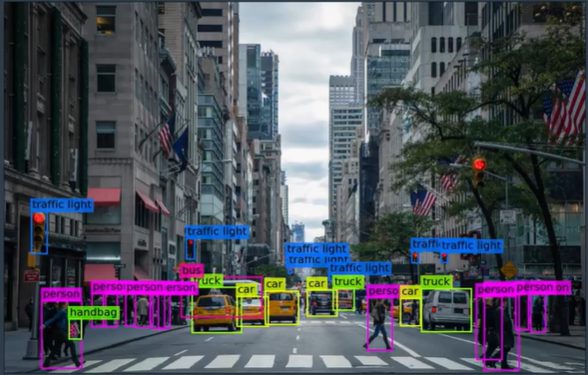
#> input picture YoloV3/images/AANM.PNG, 588 x 375 px, given in place of predictions.jpg, which was not available
$ jupyter execute --allow-errors Training_Custom_dataset_with_YoloV3.ipynb   (shell and % lines are left out)   (text cells are left out)
#> lines starting #> are read from the running program, lines starting #| are printed output that depends on the picture; pictures that were not available may be replaced by others from this repository, and a replacement may not be noted
[cell 1]
# clone darknet repo

[cell 2]
# change makefile to have GPU and OPENCV enabled
%cd darknet

[cell 3]
# verify CUDA

[cell 4]
# make darknet (build)

[cell 5]
# get yolov3 pretrained coco dataset weights

[cell 6]
# define helper functions
def imShow(path):
#> called with path = 'predictions.jpg'
  import cv2
  import matplotlib.pyplot as plt
  %matplotlib inline

  image = cv2.imread(path)
#> image is the input picture: shape (375, 588, 3); mean B, G, R 89.6, 81.5, 78
  height, width = image.shape[:2]
#> height = 375; width = 588
  resized_image = cv2.resize(image,(3*width, 3*height), interpolation = cv2.INTER_CUBIC)

  fig = plt.gcf()
  fig.set_size_inches(18, 10)
  plt.axis("off")
  plt.imshow(cv2.cvtColor(resized_image, cv2.COLOR_BGR2RGB))
  plt.show()
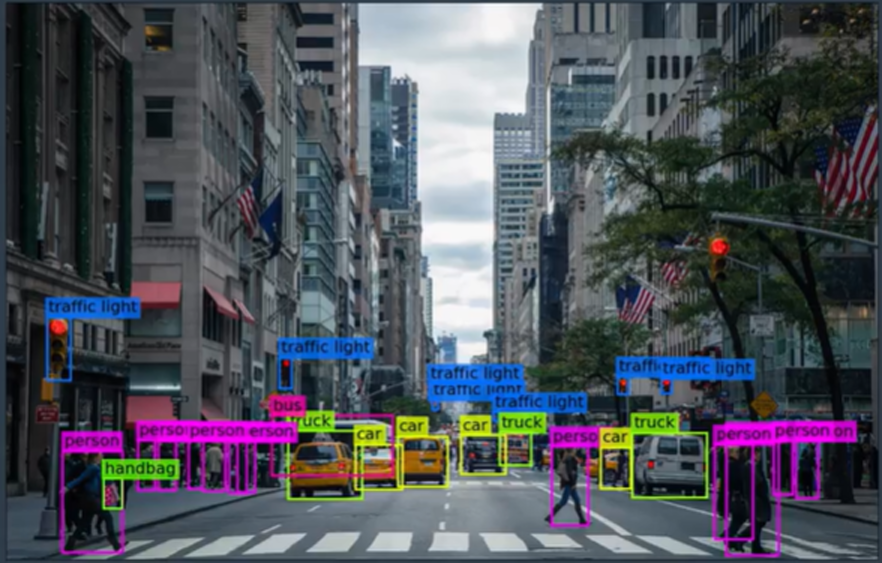
#> shown: shape (1125, 1764, 3) (shown at 1/2 size); mean R, G, B 78, 81.5, 89.6

# use this to upload files
def upload():
  from google.colab import files
  uploaded = files.upload()
#> the answer given: AANM.PNG
  for name, data in uploaded.items():
    with open(name, 'wb') as f:
      f.write(data)
      print ('saved file', name)

# use this to download a file
def download(path):
  from google.colab import files
  files.download(path)

[cell 7]
# run darknet detection

[cell 8]
# show image using our helper function
imShow('predictions.jpg')

[cell 9]
# look we can run another detection!
imShow('predictions.jpg')

#> (a cell that did not finish here is left out)

[cell 11]
# upload an image to root directory (I uploaded an image called street.jpg, you can upload anything)
%cd ..
upload()

[cell 12]
# make sure you are in the darknet folder to run the detections command!
%cd darknet
imShow('predictions.jpg')

[cell 13]
%cd ..
from google.colab import drive
drive.mount('/content/gdrive')

[cell 14]
# this creates a symbolic link so that now the path /content/gdrive/My\ Drive/ is equal to /mydrive

[cell 15]
# run darknet command with google drive image (my image path is /images/plane.jpg)
%cd darknet
imShow('predictions.jpg')

[cell 16]
# LOCAL MACHINE DOWNLOAD
download('predictions.jpg')

[cell 17]
# GOOGLE DRIVE DOWNLOAD

[cell 18]
# this is where my zip is stored (I created a yolov3 folder where I will get my required files from)

[cell 19]
# copy the .zip file into the root directory of cloud VM

[cell 20]
# unzip the zip file and its contents should now be in /darknet/data/obj

[cell 21]
# download cfg to google drive and change its name

[cell 22]
# to download to local machine (change its name to yolov3_custom.cfg once you download)
download('cfg/yolov3.cfg')

[cell 23]
# upload the custom .cfg back to cloud VM from Google Drive

[cell 24]
# upload the obj.names and obj.data files to cloud VM from Google Drive

# upload the obj.names and obj.data files to cloud VM from local machine (uncomment to use)
#%cd data
#upload()
#%cd ..

[cell 25]
# upload the generate_train.py script to cloud VM from Google Drive

# upload the generate_train.py script to cloud VM from local machine (uncomment to use)
#upload()

[cell 26]
# verify train.txt can be seen in our darknet/data folder

[cell 27]
# upload pretrained convolutional layer weights

[cell 28]
# train your custom detector

[cell 29]
imShow('chart.png')
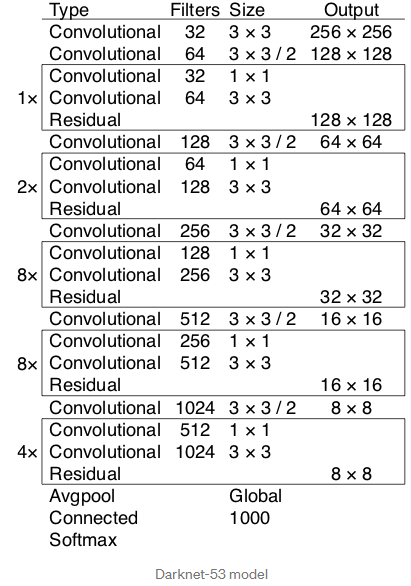
#> input picture YoloV3/images/da.PNG, 411 x 586 px, given in place of chart.png, which was not available
#> in imShow, image is the input picture: shape (586, 411, 3); mean B, G, R 232.1, 232, 232
#> in imShow (call 5), `resized_image = cv2.resize(image,(3*width, 3*height), interpolation = ..`:
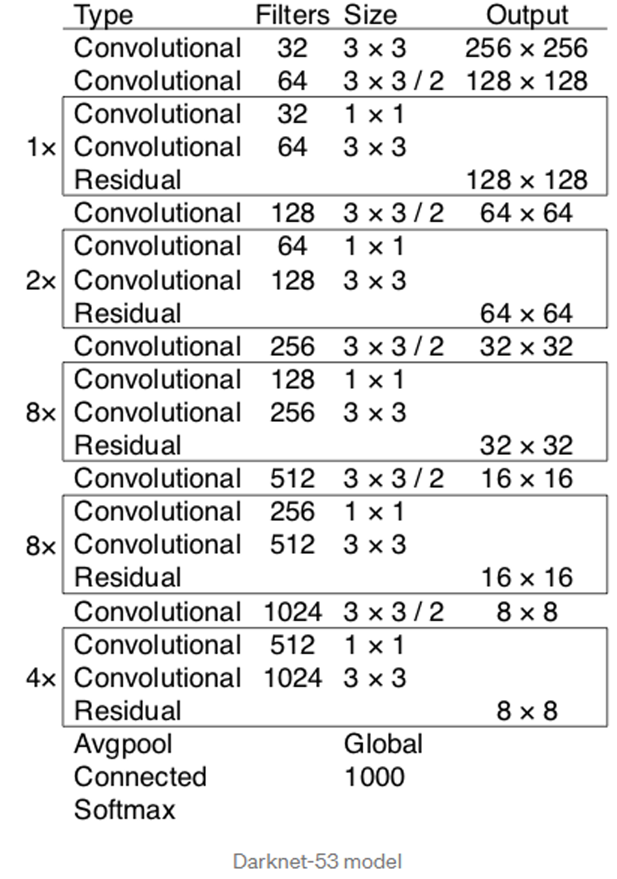
#> resized_image: shape (1758, 1233, 3) (shown at 1/2 size); mean B, G, R 231.2, 231.2, 231.2

[cell 30]
# kick off training from where it last saved

[cell 31]
# No Need to RUN
# need to set our custom cfg to test mode
%cd cfg
%cd ..

[cell 32]
# Check how good your model is

[cell 33]
# run your custom detector with this command (upload an image to your google drive to test, thresh flag sets accuracy that detection must be in order to show it)
imShow('predictions.jpg')
